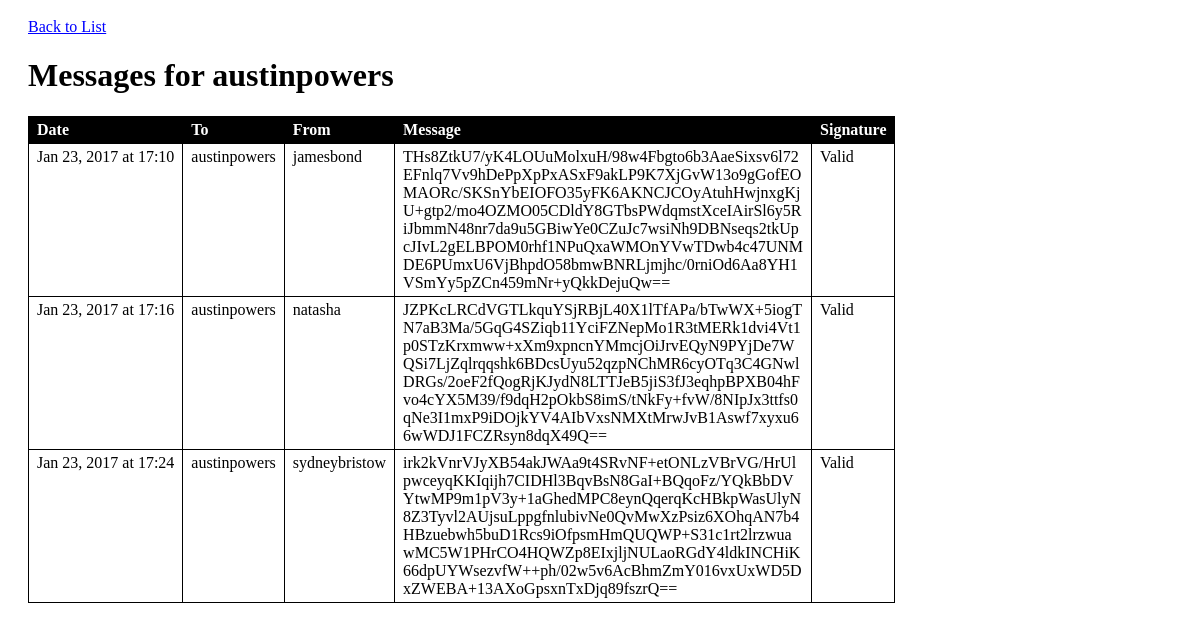
Page /apex/public/agents/messages.php?id=5 on the committed database.
### tables this page shows
CREATE TABLE `agents` (
  `id` int(11) NOT NULL AUTO_INCREMENT,
  `codename` varchar(255) DEFAULT NULL,
  `public_key` text,
  `private_key` text,
  PRIMARY KEY (`id`)
);

CREATE TABLE `messages` (
  `id` int(11) NOT NULL AUTO_INCREMENT,
  `sender_id` int(11) DEFAULT NULL,
  `recipient_id` int(11) DEFAULT NULL,
  `cipher_text` text,
  `signature` text,
  `created_at` datetime DEFAULT NULL,
  PRIMARY KEY (`id`)
);

### apex/private/functions.php (called while the page is built, shortened)
<?php
  function h($string="") {
    return htmlspecialchars($string);
  }
  function url_for($script_path) {
    return DOC_ROOT . $script_path;
  }
?>

### apex/private/database.php (called while the page is built, shortened)
<?php
  function db_query($connection, $sql) {
    $result_set = mysqli_query($connection, $sql);
    return $result_set;
  }
  function db_fetch_assoc($result_set) {
    return mysqli_fetch_assoc($result_set);
  }
  function db_escape($connection, $string) {
    return mysqli_real_escape_string($connection, $string);
  }
?>

### apex/private/query_functions.php (called while the page is built, shortened)
<?php
  function find_agent_by_id($id=0) {
    global $db;
    $sql = "SELECT * FROM agents ";
    $sql .= "WHERE id='" . db_escape($db, $id) . "';";
    $result = db_query($db, $sql);
    return $result;
  }
  function find_messages_for($recipient_id) {
    global $db;
    $sql = "SELECT * FROM messages ";
    $sql .= "WHERE recipient_id = '" . db_escape($db, $recipient_id) . "' ";
    $sql .= "ORDER BY created_at ASC;";
    $result = db_query($db, $sql);
    return $result;
  }
?>

### apex/private/crypto_functions.php (called while the page is built, shortened)
<?php
function verify_signature($data, $signature, $public_key) {
  $raw_signature = base64_decode($signature);
  $result = openssl_verify($data, $raw_signature, $public_key);
  return $result;
}
?>

### apex/public/agents/messages.php (the view, shortened to what this page needs)
<?php
  $id = $_GET['id'];
  $agent_result = find_agent_by_id($id);
  $agent = db_fetch_assoc($agent_result);
  $message_result = find_messages_for($agent['id']);
?>
<!doctype html>
<html lang="en">
  <head>
    <link rel="stylesheet" media="all" href="<?php echo DOC_ROOT . '/includes/styles.css'; ?>" />
  </head>
  <body>
    <a href="<?php echo url_for('/agents/index.php') ?>">Back to List</a>
    <br/>
    <h1>Messages for <?php echo h($agent['codename']); ?></h1>
    <table>
      <tr>
        <th>Date</th>
        <th>To</th>
        <th>From</th>
        <th>Message</th>
        <th>Signature</th>
      </tr>
      <?php while($message = db_fetch_assoc($message_result)) { ?>
        <?php
          $created_at = strtotime($message['created_at']);
          $sender_id = $message['sender_id'];
          $sender_result = find_agent_by_id($sender_id);
          $sender = db_fetch_assoc($sender_result);
          $message_text = $message['cipher_text'];
          $signature = $message['signature'];
          if(verify_signature($message['cipher_text'], $signature, $sender['public_key']))
            $validity_text = "Valid";
          else
            $validity_text = "Not Valid";
        ?>
        <tr>
          <td><?php echo h(strftime('%b %d, %Y at %H:%M', $created_at)); ?></td>
          <td><?php echo h($agent['codename']); ?></td>
          <td><?php echo h($sender['codename']); ?></td>
          <td class="message"><?php echo h($message_text); ?></td>
          <td class="message"><?php echo h($validity_text); ?></td>
        </tr>
      <?php } ?>
    </table>
  </body>
</html>

### apex/public/includes/styles.css (style rules this page uses)
body { padding: 10px 20px; }
a, a:visited { color: blue; }
table { border-collapse: collapse; min-width: 600px; }
table tr th { border: 1px solid black; color: white; background: black; text-align: left; padding: 0.25em 0.5em; }
table tr td { border: 1px solid black; vertical-align: top; padding: 0.25em 0.5em; }
td.message { max-width: 400px; word-wrap: break-word; }

### rows in the picture
agents: codename "austinpowers"
messages: created_at "Jan 23, 2017 at 17:10", agents.codename "jamesbond", cipher_text "THs8ZtkU7/yK4LOUuMolxuH/98w4Fbgto6b3AaeSixsv6l72EFnlq7Vv9hDePpXpPxASxF9akLP9K7XjGvW13o9gGofEOMAORc/SKSnYbEIOFO35yFK6AKNCJCOyAtuhHwjnxgKjU+gtp2/mo4OZMO05CDldY8GTbsPWdqmstXceIAirSl6y5RiJbmmN48nr7da9u5GBiwYe0CZuJc7wsiNh9DBNseqs2tkUpcJIvL2gELBPOM0rhf1NPuQxaWMOnYVwTDwb4c47UNMDE6PUmxU6VjBhpdO58bmwBNRLjmjhc/0rniOd6Aa8YH1VSmYy5pZCn459mNr+yQkkDejuQw==", validity_text "Valid"
messages: created_at "Jan 23, 2017 at 17:16", agents.codename "natasha", cipher_text "JZPKcLRCdVGTLkquYSjRBjL40X1lTfAPa/bTwWX+5iogTN7aB3Ma/5GqG4SZiqb11YciFZNepMo1R3tMERk1dvi4Vt1p0STzKrxmww+xXm9xpncnYMmcjOiJrvEQyN9PYjDe7WQSi7LjZqlrqqshk6BDcsUyu52qzpNChMR6cyOTq3C4GNwlDRGs/2oeF2fQogRjKJydN8LTTJeB5jiS3fJ3eqhpBPXB04hFvo4cYX5M39/f9dqH2pOkbS8imS/tNkFy+fvW/8NIpJx3ttfs0qNe3I1mxP9iDOjkYV4AIbVxsNMXtMrwJvB1Aswf7xyxu66wWDJ1FCZRsyn8dqX49Q==", validity_text "Valid"
messages: created_at "Jan 23, 2017 at 17:24", agents.codename "sydneybristow", cipher_text "irk2kVnrVJyXB54akJWAa9t4SRvNF+etONLzVBrVG/HrUlpwceyqKKIqijh7CIDHl3BqvBsN8GaI+BQqoFz/YQkBbDVYtwMP9m1pV3y+1aGhedMPC8eynQqerqKcHBkpWasUlyN8Z3Tyvl2AUjsuLppgfnlubivNe0QvMwXzPsiz6XOhqAN7b4HBzuebwh5buD1Rcs9iOfpsmHmQUQWP+S31c1rt2lrzwuawMC5W1PHrCO4HQWZp8EIxjljNULaoRGdY4ldkINCHiK66dpUYWsezvfW++ph/02w5v6AcBhmZmY016vxUxWD5DxZWEBA+13AXoGpsxnTxDjq89fszrQ==", validity_text "Valid"
